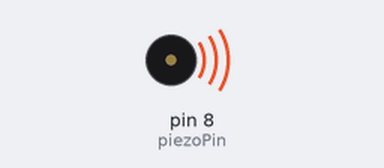
Bench run of a sketch on a simulated Arduino Uno, built with avr-gcc and run on an emulated ATmega328P. Shown: buzzer (waves = sounding).

Above: at 0.12 s.
At 6.46 s:
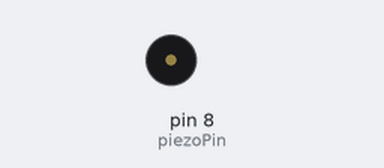
Timing chart, 0 to 6.8 s (numbered marks = the images above):
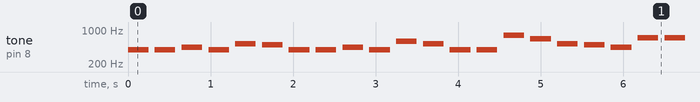

The sketch:

playSong.ino
```cpp
// C++ code
//

// Define the piezo buzzer pin
int piezoPin = 8;

// Define the melody (frequencies in Hertz)
int melody[] = {
  392, 392, 440, 392, 523, 494,   // G4 G4 A4 G4 C5 B4
  392, 392, 440, 392, 587, 523,   // G4 G4 A4 G4 D5 C5
  392, 392, 784, 659, 523, 494, 440,  // G4 G4 G5 E5 C5 B4 A4
  698, 698, 659, 523, 587, 523    // F5 F5 E5 C5 D5 C5
};

// Define the note durations (4 = quarter note, 8 = eighth note, etc.)
int noteDurations[] = {
  4, 4, 4, 4, 4, 4,  // First phrase
  4, 4, 4, 4, 4, 4,  // Second phrase
  4, 4, 4, 4, 4, 4, 4,  // Third phrase
  4, 4, 4, 4, 4, 4   // Fourth phrase
};

void setup() {
  // Nothing to set up in this case
}

void loop() {
  // Play each note in the melody
  for (int i = 0; i < 25; i++) {
    int noteDuration = 1000 / noteDurations[i]; // Calculate the note duration
    tone(piezoPin, melody[i], noteDuration);    // Play the note
    delay(noteDuration * 1.3);                 // Pause between notes
  }
  delay(2000);  // Wait 2 seconds before repeating the melody
}
```

Measured:
- by itself, tone on pin 8 (piezoPin): plays 392 Hz for 0.25 s, 392 Hz for 0.25 s, 440 Hz for 0.25 s, 392 Hz for 0.25 s, 523 Hz for 0.25 s, 494 Hz for 0.25 s … (325 notes in this stretch)
